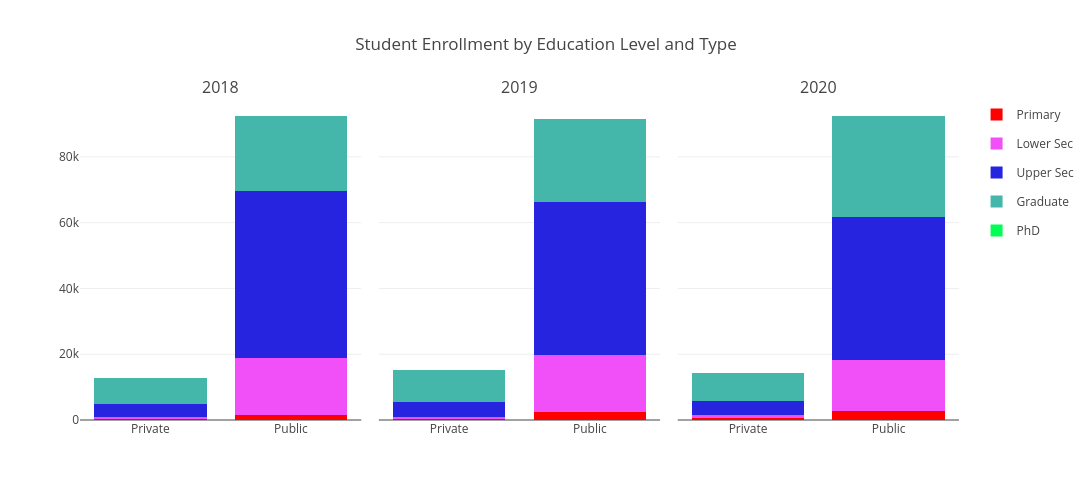

Write notebook code for a chart like this one.
### Code cell
# Assuming your df is called 'df'
years = sorted(staff_lv['Year'].unique())

fig = make_subplots(
    rows=1, cols=len(years),
    subplot_titles=[str(y) for y in years],
    shared_yaxes=True,
    horizontal_spacing=0.02
)

# Color palette for education levels
colors = ["#FF0000", "#F14FF7", "#2724DF", '#45B7AA', "#00FF55"]

education_levels = ['T_Primary', 'T_LSec', 'T_USec', 'T_Graduate', 'T_PhD']
education_labels = ['Primary', 'Lower Sec', 'Upper Sec', 'Graduate', 'PhD']

for col_idx, year in enumerate(years, start=1):
    show_legend = (col_idx == 1)
    
    year_data = staff_lv[staff_lv['Year'] == year]
    private_data = year_data[year_data['type'] == 'private'].iloc[0]
    public_data = year_data[year_data['type'] == 'public'].iloc[0]
    
    # Private bars - stack all 5 education levels
    for edu_idx, (edu_col, edu_label) in enumerate(zip(education_levels, education_labels)):
        fig.add_trace(go.Bar(
            x=['Private'],
            y=[private_data[edu_col]],
            name=edu_label,
            marker_color=colors[edu_idx],
            legendgroup=edu_label,
            showlegend=show_legend,
            hovertemplate=f"{edu_label}: " + "%{y:,}<extra></extra>",
        ), row=1, col=col_idx)
    
    # Public bars - stack all 5 education levels
    for edu_idx, (edu_col, edu_label) in enumerate(zip(education_levels, education_labels)):
        fig.add_trace(go.Bar(
            x=['Public'],
            y=[public_data[edu_col]],
            name=edu_label,
            marker_color=colors[edu_idx],
            legendgroup=edu_label,
            showlegend=False,
            hovertemplate=f"{edu_label}: " + "%{y:,}<extra></extra>",
        ), row=1, col=col_idx)

fig.update_layout(
    barmode='stack',
    height=500,
    width=1200,
    title_text='Student Enrollment by Education Level and Type',
    legend=dict(
        orientation="v",
        yanchor="top",
        y=1,
        xanchor="left",
        x=1.02
    ),
    hovermode="x unified"
)

fig.show()

### Figure 1 — Plotly figure (JSON) as saved in the notebook; plotly's stock layout.template omitted (floating-point values rounded to 4 significant figures)
{"data": [{"hovertemplate": "Primary: %{y:,}<extra></extra>", "legendgroup": "Primary", "marker": {"color": "#FF0000"}, "name": "Primary", "showlegend": true, "type": "bar", "x": ["Private"], "xaxis": "x", "y": [186], "yaxis": "y"}, {"hovertemplate": "Lower Sec: %{y:,}<extra></extra>", "legendgroup": "Lower Sec", "marker": {"color": "#F14FF7"}, "name": "Lower Sec", "showlegend": true, "type": "bar", "x": ["Private"], "xaxis": "x", "y": [815], "yaxis": "y"}, {"hovertemplate": "Upper Sec: %{y:,}<extra></extra>", "legendgroup": "Upper Sec", "marker": {"color": "#2724DF"}, "name": "Upper Sec", "showlegend": true, "type": "bar", "x": ["Private"], "xaxis": "x", "y": [3941], "yaxis": "y"}, {"hovertemplate": "Graduate: %{y:,}<extra></extra>", "legendgroup": "Graduate", "marker": {"color": "#45B7AA"}, "name": "Graduate", "showlegend": true, "type": "bar", "x": ["Private"], "xaxis": "x", "y": [7877], "yaxis": "y"}, {"hovertemplate": "PhD: %{y:,}<extra></extra>", "legendgroup": "PhD", "marker": {"color": "#00FF55"}, "name": "PhD", "showlegend": true, "type": "bar", "x": ["Private"], "xaxis": "x", "y": [15], "yaxis": "y"}, {"hovertemplate": "Primary: %{y:,}<extra></extra>", "legendgroup": "Primary", "marker": {"color": "#FF0000"}, "name": "Primary", "showlegend": false, "type": "bar", "x": ["Public"], "xaxis": "x", "y": [1651], "yaxis": "y"}, {"hovertemplate": "Lower Sec: %{y:,}<extra></extra>", "legendgroup": "Lower Sec", "marker": {"color": "#F14FF7"}, "name": "Lower Sec", "showlegend": false, "type": "bar", "x": ["Public"], "xaxis": "x", "y": [17217], "yaxis": "y"}, {"hovertemplate": "Upper Sec: %{y:,}<extra></extra>", "legendgroup": "Upper Sec", "marker": {"color": "#2724DF"}, "name": "Upper Sec", "showlegend": false, "type": "bar", "x": ["Public"], "xaxis": "x", "y": [50808], "yaxis": "y"}, {"hovertemplate": "Graduate: %{y:,}<extra></extra>", "legendgroup": "Graduate", "marker": {"color": "#45B7AA"}, "name": "Graduate", "showlegend": false, "type": "bar", "x": ["Public"], "xaxis": "x", "y": [22657], "yaxis": "y"}, {"hovertemplate": "PhD: %{y:,}<extra></extra>", "legendgroup": "PhD", "marker": {"color": "#00FF55"}, "name": "PhD", "showlegend": false, "type": "bar", "x": ["Public"], "xaxis": "x", "y": [10], "yaxis": "y"}, {"hovertemplate": "Primary: %{y:,}<extra></extra>", "legendgroup": "Primary", "marker": {"color": "#FF0000"}, "name": "Primary", "showlegend": false, "type": "bar", "x": ["Private"], "xaxis": "x2", "y": [262], "yaxis": "y2"}, {"hovertemplate": "Lower Sec: %{y:,}<extra></extra>", "legendgroup": "Lower Sec", "marker": {"color": "#F14FF7"}, "name": "Lower Sec", "showlegend": false, "type": "bar", "x": ["Private"], "xaxis": "x2", "y": [788], "yaxis": "y2"}, {"hovertemplate": "Upper Sec: %{y:,}<extra></extra>", "legendgroup": "Upper Sec", "marker": {"color": "#2724DF"}, "name": "Upper Sec", "showlegend": false, "type": "bar", "x": ["Private"], "xaxis": "x2", "y": [4332], "yaxis": "y2"}, {"hovertemplate": "Graduate: %{y:,}<extra></extra>", "legendgroup": "Graduate", "marker": {"color": "#45B7AA"}, "name": "Graduate", "showlegend": false, "type": "bar", "x": ["Private"], "xaxis": "x2", "y": [9875], "yaxis": "y2"}, {"hovertemplate": "PhD: %{y:,}<extra></extra>", "legendgroup": "PhD", "marker": {"color": "#00FF55"}, "name": "PhD", "showlegend": false, "type": "bar", "x": ["Private"], "xaxis": "x2", "y": [23], "yaxis": "y2"}, {"hovertemplate": "Primary: %{y:,}<extra></extra>", "legendgroup": "Primary", "marker": {"color": "#FF0000"}, "name": "Primary", "showlegend": false, "type": "bar", "x": ["Public"], "xaxis": "x2", "y": [2482], "yaxis": "y2"}, {"hovertemplate": "Lower Sec: %{y:,}<extra></extra>", "legendgroup": "Lower Sec", "marker": {"color": "#F14FF7"}, "name": "Lower Sec", "showlegend": false, "type": "bar", "x": ["Public"], "xaxis": "x2", "y": [17342], "yaxis": "y2"}, {"hovertemplate": "Upper Sec: %{y:,}<extra></extra>", "legendgroup": "Upper Sec", "marker": {"color": "#2724DF"}, "name": "Upper Sec", "showlegend": false, "type": "bar", "x": ["Public"], "xaxis": "x2", "y": [46437], "yaxis": "y2"}, {"hovertemplate": "Graduate: %{y:,}<extra></extra>", "legendgroup": "Graduate", "marker": {"color": "#45B7AA"}, "name": "Graduate", "showlegend": false, "type": "bar", "x": ["Public"], "xaxis": "x2", "y": [25206], "yaxis": "y2"}, {"hovertemplate": "PhD: %{y:,}<extra></extra>", "legendgroup": "PhD", "marker": {"color": "#00FF55"}, "name": "PhD", "showlegend": false, "type": "bar", "x": ["Public"], "xaxis": "x2", "y": [23], "yaxis": "y2"}, {"hovertemplate": "Primary: %{y:,}<extra></extra>", "legendgroup": "Primary", "marker": {"color": "#FF0000"}, "name": "Primary", "showlegend": false, "type": "bar", "x": ["Private"], "xaxis": "x3", "y": [582], "yaxis": "y3"}, {"hovertemplate": "Lower Sec: %{y:,}<extra></extra>", "legendgroup": "Lower Sec", "marker": {"color": "#F14FF7"}, "name": "Lower Sec", "showlegend": false, "type": "bar", "x": ["Private"], "xaxis": "x3", "y": [892], "yaxis": "y3"}, {"hovertemplate": "Upper Sec: %{y:,}<extra></extra>", "legendgroup": "Upper Sec", "marker": {"color": "#2724DF"}, "name": "Upper Sec", "showlegend": false, "type": "bar", "x": ["Private"], "xaxis": "x3", "y": [4169], "yaxis": "y3"}, {"hovertemplate": "Graduate: %{y:,}<extra></extra>", "legendgroup": "Graduate", "marker": {"color": "#45B7AA"}, "name": "Graduate", "showlegend": false, "type": "bar", "x": ["Private"], "xaxis": "x3", "y": [8568], "yaxis": "y3"}, {"hovertemplate": "PhD: %{y:,}<extra></extra>", "legendgroup": "PhD", "marker": {"color": "#00FF55"}, "name": "PhD", "showlegend": false, "type": "bar", "x": ["Private"], "xaxis": "x3", "y": [93], "yaxis": "y3"}, {"hovertemplate": "Primary: %{y:,}<extra></extra>", "legendgroup": "Primary", "marker": {"color": "#FF0000"}, "name": "Primary", "showlegend": false, "type": "bar", "x": ["Public"], "xaxis": "x3", "y": [2796], "yaxis": "y3"}, {"hovertemplate": "Lower Sec: %{y:,}<extra></extra>", "legendgroup": "Lower Sec", "marker": {"color": "#F14FF7"}, "name": "Lower Sec", "showlegend": false, "type": "bar", "x": ["Public"], "xaxis": "x3", "y": [15594], "yaxis": "y3"}, {"hovertemplate": "Upper Sec: %{y:,}<extra></extra>", "legendgroup": "Upper Sec", "marker": {"color": "#2724DF"}, "name": "Upper Sec", "showlegend": false, "type": "bar", "x": ["Public"], "xaxis": "x3", "y": [43435], "yaxis": "y3"}, {"hovertemplate": "Graduate: %{y:,}<extra></extra>", "legendgroup": "Graduate", "marker": {"color": "#45B7AA"}, "name": "Graduate", "showlegend": false, "type": "bar", "x": ["Public"], "xaxis": "x3", "y": [30568], "yaxis": "y3"}, {"hovertemplate": "PhD: %{y:,}<extra></extra>", "legendgroup": "PhD", "marker": {"color": "#00FF55"}, "name": "PhD", "showlegend": false, "type": "bar", "x": ["Public"], "xaxis": "x3", "y": [38], "yaxis": "y3"}], "layout": {"annotations": [{"font": {"size": 16}, "showarrow": false, "text": "2018", "x": 0.16, "xanchor": "center", "xref": "paper", "y": 1, "yanchor": "bottom", "yref": "paper"}, {"font": {"size": 16}, "showarrow": false, "text": "2019", "x": 0.5, "xanchor": "center", "xref": "paper", "y": 1, "yanchor": "bottom", "yref": "paper"}, {"font": {"size": 16}, "showarrow": false, "text": "2020", "x": 0.84, "xanchor": "center", "xref": "paper", "y": 1, "yanchor": "bottom", "yref": "paper"}], "barmode": "stack", "height": 500, "hovermode": "x unified", "legend": {"orientation": "v", "x": 1.02, "xanchor": "left", "y": 1, "yanchor": "top"}, "title": {"text": "Student Enrollment by Education Level and Type"}, "width": 1200, "xaxis": {"anchor": "y", "domain": [0, 0.32]}, "xaxis2": {"anchor": "y2", "domain": [0.34, 0.66]}, "xaxis3": {"anchor": "y3", "domain": [0.68, 1]}, "yaxis": {"anchor": "x", "domain": [0, 1]}, "yaxis2": {"anchor": "x2", "domain": [0, 1], "matches": "y", "showticklabels": false}, "yaxis3": {"anchor": "x3", "domain": [0, 1], "matches": "y", "showticklabels": false}}}
